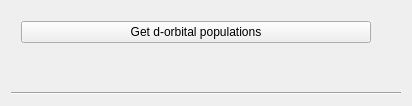
                  <widget class="QWidget" name="page_9">
                   <property name="geometry">
                    <rect>
                     <x>0</x>
                     <y>0</y>
                     <width>411</width>
                     <height>106</height>
                    </rect>
                   </property>
                   <attribute name="label">
                    <string>d-orbital Populations</string>
                   </attribute>
                   <layout class="QGridLayout" name="gridLayout_17">
                    <item row="0" column="0">
                     <layout class="QVBoxLayout" name="verticalLayout_14">
                      <item>
                       <layout class="QHBoxLayout" name="horizontalLayout_30" stretch="0">
                        <property name="leftMargin">
                         <number>10</number>
                        </property>
                        <property name="topMargin">
                         <number>10</number>
                        </property>
                        <property name="rightMargin">
                         <number>10</number>
                        </property>
                        <property name="bottomMargin">
                         <number>10</number>
                        </property>
                        <item>
                         <layout class="QVBoxLayout" name="verticalLayout_30">
                          <property name="rightMargin">
                           <number>20</number>
                          </property>
                          <item>
                           <widget class="QPushButton" name="getDpopsBut">
                            <property name="sizePolicy">
                             <sizepolicy hsizetype="Fixed" vsizetype="Fixed">
                              <horstretch>0</horstretch>
                              <verstretch>0</verstretch>
                             </sizepolicy>
                            </property>
                            <property name="minimumSize">
                             <size>
                              <width>350</width>
                              <height>0</height>
                             </size>
                            </property>
                            <property name="maximumSize">
                             <size>
                              <width>300</width>
                              <height>16777215</height>
                             </size>
                            </property>
                            <property name="toolTip">
                             <string>Run XDPROP and show d-orbital populations</string>
                            </property>
                            <property name="text">
                             <string>Get d-orbital populations</string>
                            </property>
                           </widget>
                          </item>
                          <item>
                           <widget class="QLabel" name="getDpopsStatusLab">
                            <property name="text">
                             <string/>
                            </property>
                            <property name="textInteractionFlags">
                             <set>Qt::LinksAccessibleByMouse|Qt::TextSelectableByMouse</set>
                            </property>
                           </widget>
                          </item>
                          <item>
                           <spacer name="verticalSpacer_22">
                            <property name="orientation">
                             <enum>Qt::Vertical</enum>
                            </property>
                            <property name="sizeHint" stdset="0">
                             <size>
                              <width>20</width>
                              <height>40</height>
                             </size>
                            </property>
                           </spacer>
                          </item>
                         </layout>
                        </item>
                       </layout>
                      </item>
                      <item>
                       <spacer name="verticalSpacer_21">
                        <property name="orientation">
                         <enum>Qt::Vertical</enum>
                        </property>
                        <property name="sizeHint" stdset="0">
                         <size>
                          <width>20</width>
                          <height>40</height>
                         </size>
                        </property>
                       </spacer>
                      </item>
                      <item>
                       <widget class="Line" name="line_2">
                        <property name="orientation">
                         <enum>Qt::Horizontal</enum>
                        </property>
                       </widget>
                      </item>
                     </layout>
                    </item>
                   </layout>
                  </widget>
